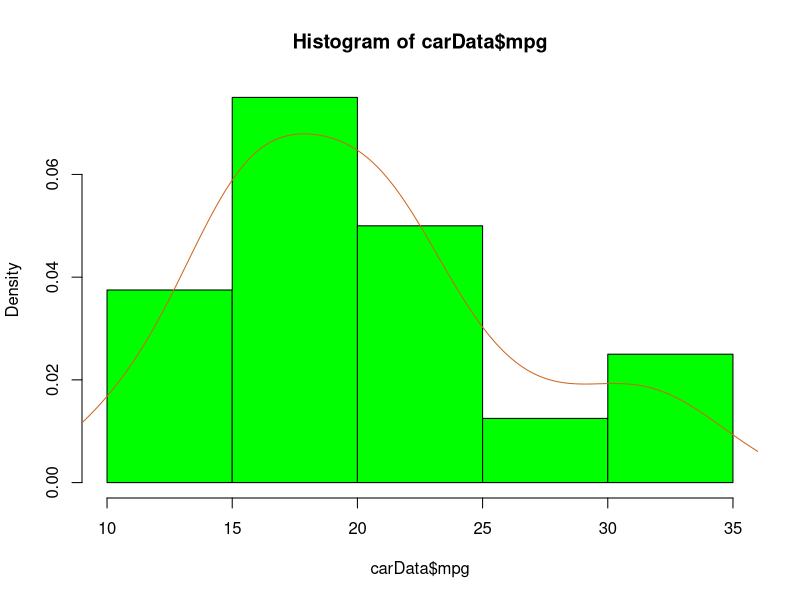

The R source for this figure:
rm(list=ls())
library(e1071)
library(ggplot2)
mtcars
carData <- mtcars
number.of.observations<-dim(carData)[1]
number.of.variables<-dim(carData)[2]
car.with.largest.hp<-row.names(subset(carData, carData$hp==max(carData$hp)))
car.with.largest.hp
car.with.least.hp<-row.names(subset(carData, carData$hp==min(carData$hp)))
car.with.least.hp
hist(carData$mpg,col="green", border="black",prob = TRUE)
lines(density(carData$mpg),col = "chocolate3")
skewness(carData$mpg,type=2)
kurtosis(carData$mpg,type=2)
carData.4cyl.hp<-subset(carData,carData$cyl==4)["hp"]
carData.8cyl.hp<-subset(carData,carData$cyl==8)["hp"]
diff.gross.hp<-round(mean(carData.8cyl.hp[,1])-mean(carData.4cyl.hp[,1]))
print(diff.gross.hp)
diff.sd<-round(sd(carData.8cyl.hp[,1])-sd(carData.4cyl.hp[,1]))
print(diff.sd)
print(cor(carData$mpg, carData$cyl, method = 'pearson'))
print(cor(carData$mpg, carData$disp, method = 'pearson'))
print(cor(carData$mpg, carData$hp, method = 'pearson'))
print(cor(carData$mpg, carData$drat, method = 'pearson'))
print(cor(carData$mpg, carData$wt, method = 'pearson'))
print(cor(carData$mpg, carData$qsec, method = 'pearson'))
